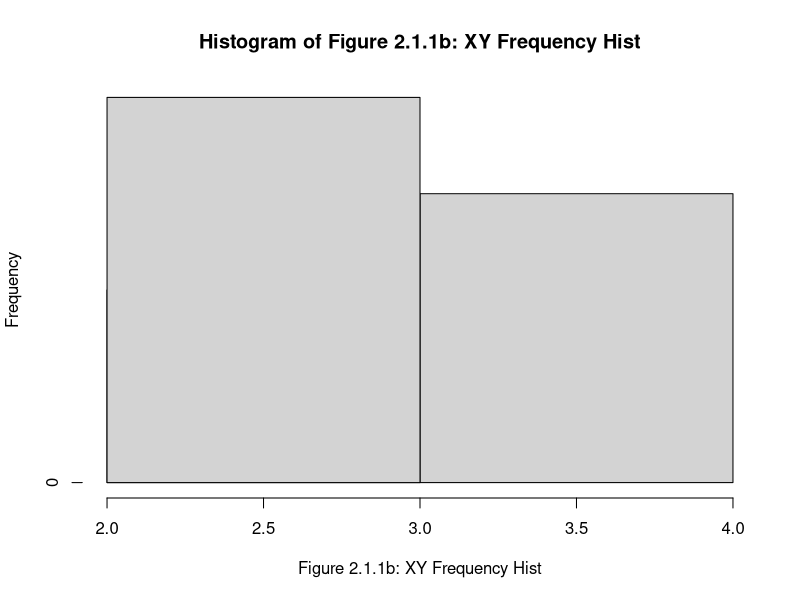

This figure's R source:
x <- c(2,3,4)
y <- x/9
XY.freqList <- list(breaks = x, counts = y, 
                                    density = y/sum(y), 
                                    xname = "Figure 2.1.1b: XY Frequency Hist")
XY.relativeFreqHist <- XY.freqList
class(XY.relativeFreqHist) <- "histogram"
plot(XY.relativeFreqHist)
